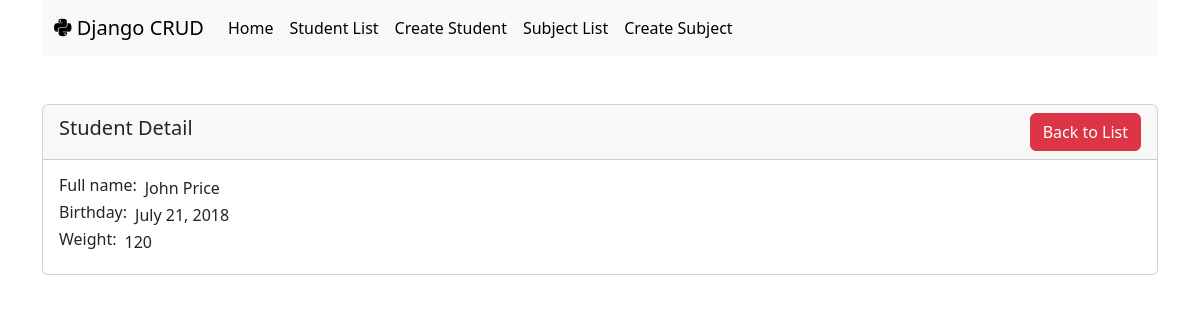
/first_app/student_detail/86, run on the app's committed database.
### first_app/models.py (models this page shows)
class Student(models.Model):
    name = models.CharField(max_length=265)
    birth_of_date = models.DateField(null=True, blank=True)
    weight = models.IntegerField()

### first_app/views.py (the view)
# urls.py: path('student_detail/<int:pk>', views.StudentDetailView.as_view(), name='student_detail'),
class StudentDetailView(DetailView):
    model = Student

### first_app/templates/first_app/student_detail.html
{% extends 'base.html' %}
{% block content %}
    <div class="card mt-5">
        <div class="card-header">
            <div class="d-flex align-items-center justify-content-between">
                <div class="card-title m-0">
                    <h5>Student Detail</h5>
                </div>
                <a class="btn btn-danger" href="/first_app/student_list">Back to List</a>
            </div>
        </div>
        <div class="card-body">
            <div class="row">
                <div class="col-12">
                    <div class="d-flex">
                        <h6 class="me-2">Full name: </h6>
                        {{ student.name }}
                    </div>
                </div>
            </div>
            <div class="row">
                <div class="col-12">
                    <div class="d-flex">
                        <h6 class="me-2">Birthday: </h6>
                        {{ student.birth_of_date }}
                    </div>
                </div>
            </div>
            <div class="row">
                <div class="col-12">
                    <div class="d-flex">
                        <h6 class="me-2">Weight: </h6>
                        {{ student.weight }}
                    </div>
                </div>
            </div>
        </div>
    </div>
{% endblock %}

### data on the page
Student: name "John Price", birth_of_date "July 21, 2018", weight "120"
